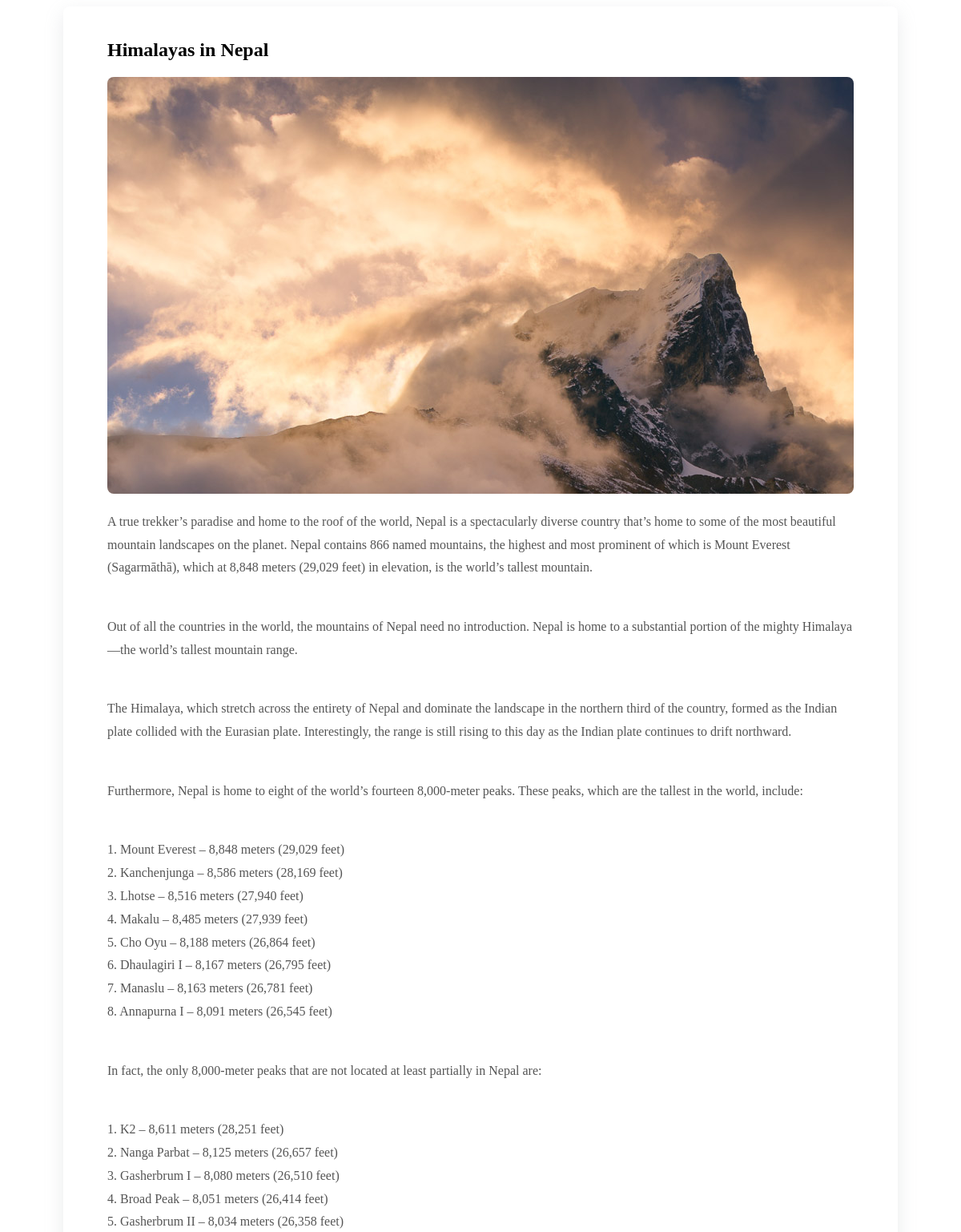
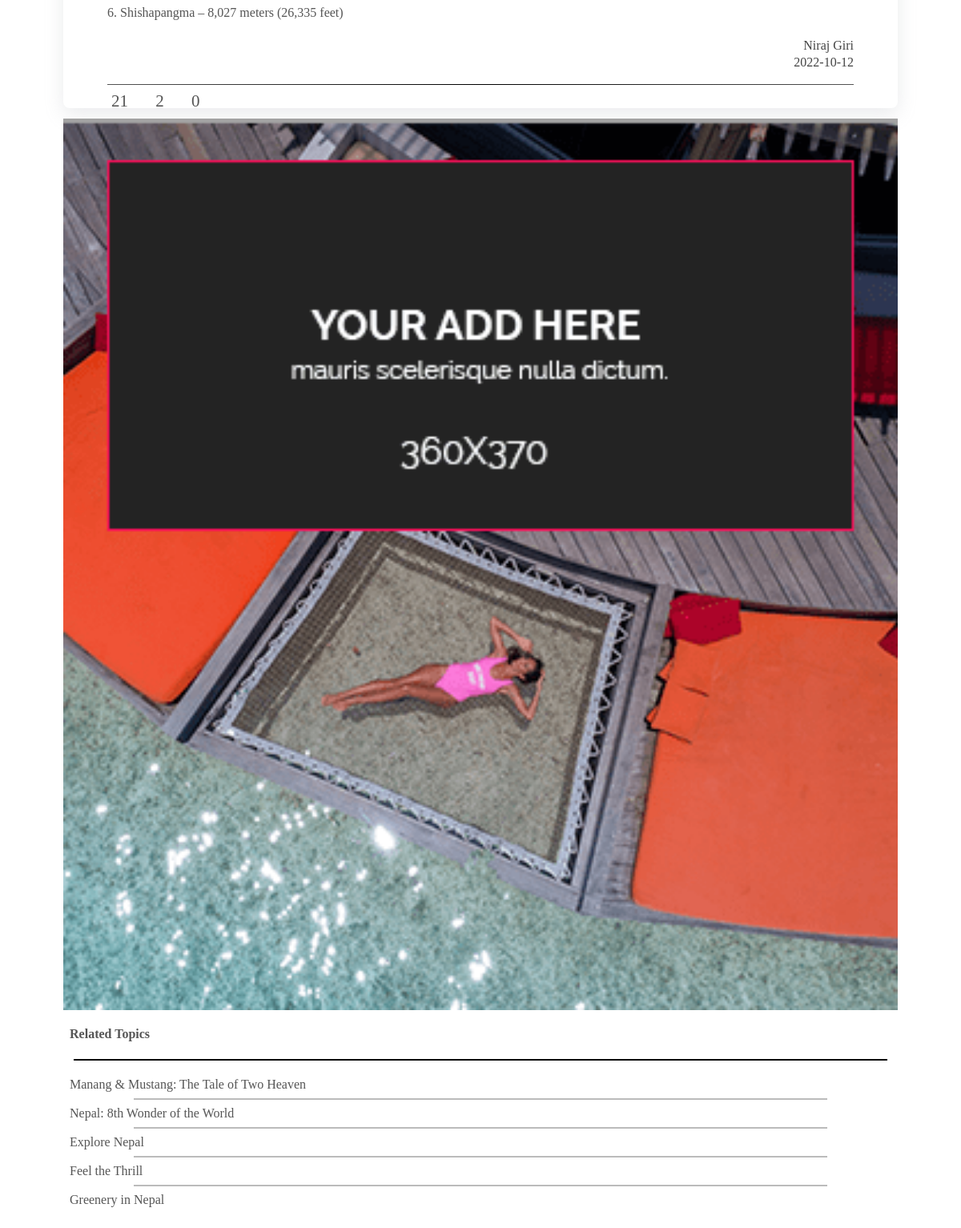
Screenshot of /blog.php?blogId=14 with the database file from the repository (2 pictures, top to bottom).
### tables this page shows
CREATE TABLE `blogtable` (
  `blogId` int(11) NOT NULL,
  `title` varchar(128) NOT NULL,
  `author` varchar(32) NOT NULL,
  `date` date NOT NULL,
  `blogcon` varchar(8096) NOT NULL,
  `img1` varchar(128) NOT NULL,
  `img2` varchar(128) DEFAULT NULL,
  `img3` varchar(128) DEFAULT NULL,
  `img4` varchar(128) DEFAULT NULL,
  `img5` varchar(128) DEFAULT NULL,
  `tag1` varchar(32) NOT NULL,
  `tag2` varchar(32) DEFAULT NULL,
  `tag3` varchar(32) DEFAULT NULL,
  `tag4` varchar(32) DEFAULT NULL,
  `tag5` varchar(32) DEFAULT NULL,
  `userViewCount` int(11) NOT NULL,
  `guestViewCount` int(11) NOT NULL,
  `reportCount` int(11) NOT NULL,
  `bookmarkCount` int(11) NOT NULL,
  `upvoteCount` int(11) NOT NULL,
  `downvoteCount` int(11) NOT NULL
);

### blog.php (the view, shortened to what this page needs)
<?php
    include "functions/connect.php";
    $id = $_GET["blogId"];
    $query = "SELECT * FROM `blogtable` WHERE `blogId` = ?";
    $stmt = $pdo->prepare($query);
    $stmt->execute([$id]);
    $row = $stmt->fetch(PDO::FETCH_ASSOC);
    if (isset($_SESSION['userId'])) {
        $isLoggedIn = true;
        $tablename = "userobj".(string)$_SESSION['userId'];
        $query = "SELECT * FROM $tablename WHERE `visitedBlog` = $id";
        $result = mysqli_query($con, $query);
        $blogRow = mysqli_fetch_assoc($result);
        if (!isset($blogRow['visitedBlog'])) {
            $query = "INSERT INTO $tablename (`visitedBlog`, `upvotedBlog`, `downvotedBlog`, `bookmarkedBlog`, `reportedBlog`) VALUES ($id, 0, 0, 0, 0)";
            mysqli_query($con, $query);
        }
    } else {
        $isLoggedIn = false;
    }
    $title = $row['title'];
    $author = $row['author'];
    $date = $row['date'];
    $blogCon = $row['blogcon'];
    $img1 = $row['img1'];
    $tag1 = $row['tag1'];
    $tag2 = $row['tag2'];
    $tag3 = $row['tag3'];
    $tag4 = $row['tag4'];
    $tag5 = $row['tag5'];
    $userViewCount = (int)$row['userViewCount'];
    $guestViewCount = (int)$row['guestViewCount'];
    $totalViewCount = $userViewCount + $guestViewCount;
    $upvoteCount = (int)$row['upvoteCount'];
    $downvoteCount = (int)$row['downvoteCount'];
    $arr = [];
    $arr1 = [];
    $arr2 = [];
    $arr3 = [];
    $arr4 = [];
    $arr5 = [];
    $relatedTopicBlogId = [];
    $query = "SELECT * FROM `blogtable` ORDER BY `blogId` DESC LIMIT 1";
    $stmt = $pdo->prepare($query);
    $stmt->execute();
    $row = $stmt->fetch(PDO::FETCH_ASSOC);
    $totalNumOfBlog = $row['blogId'];
    $i=0;
    while ($i<=$totalNumOfBlog) {
        $arr[$i] = 0;
        $i++;
    }
    $query = "SELECT * FROM `blogtable` WHERE (`tag1` = '$tag1') OR (`tag2` = '$tag1') OR (`tag3` = '$tag1') OR (`tag4` = '$tag1') OR (`tag5` = '$tag1')";
    $stmt = $pdo->prepare($query);
    $stmt->execute();
    while ($row = $stmt->fetch(PDO::FETCH_ASSOC)) $arr[$row['blogId']]++;
    $query = "SELECT * FROM `blogtable` WHERE (`tag1` = '$tag2') OR (`tag2` = '$tag2') OR (`tag3` = '$tag2') OR (`tag4` = '$tag2') OR (`tag5` = '$tag2')";
    $stmt = $pdo->prepare($query);
    $stmt->execute();
    while ($row = $stmt->fetch(PDO::FETCH_ASSOC)) $arr[$row['blogId']]++;
    $query = "SELECT * FROM `blogtable` WHERE (`tag1` = '$tag3') OR (`tag2` = '$tag3') OR (`tag3` = '$tag3') OR (`tag4` = '$tag3') OR (`tag5` = '$tag3')";
    $stmt = $pdo->prepare($query);
    $stmt->execute();
    while ($row = $stmt->fetch(PDO::FETCH_ASSOC)) $arr[$row['blogId']]++;
    $query = "SELECT * FROM `blogtable` WHERE (`tag1` = '$tag4') OR (`tag2` = '$tag4') OR (`tag3` = '$tag4') OR (`tag4` = '$tag4') OR (`tag5` = '$tag4')";
    $stmt = $pdo->prepare($query);
    $stmt->execute();
    while ($row = $stmt->fetch(PDO::FETCH_ASSOC)) $arr[$row['blogId']]++;
    $query = "SELECT * FROM `blogtable` WHERE (`tag1` = '$tag5') OR (`tag2` = '$tag5') OR (`tag3` = '$tag5') OR (`tag4` = '$tag5') OR (`tag5` = '$tag5')";
    $stmt = $pdo->prepare($query);
    $stmt->execute();
    while ($row = $stmt->fetch(PDO::FETCH_ASSOC)) $arr[$row['blogId']]++;
    for ($i=0; $i<=$totalNumOfBlog; $i++) {
        if ($arr[$i]==5) {
            array_push($arr5, $i);
        } else if ($arr[$i]==4) {
            array_push($arr4, $i);
        } else if ($arr[$i]==3) {
            array_push($arr3, $i);
        } else if ($arr[$i]==2) {
            array_push($arr2, $i);
        } else if ($arr[$i]==1) {
            array_push($arr1, $i);
        }
    }
?>
<div>
    <div class="container-fluid" style="padding: 0 6%;">
        <div class="row">
            <div class="col-12 col-lg-9 blog-container">
                <h2 class="blog-title"> <?= $title ?> </h2>
                <div class="blog-img">
                    <center>
                        <img src="<?= "img/blog-img/" . $img1 ?>" alt="thumbnail-1" class="img-fluid" max-height>
                    </center>
                </div>
                <span class="blog-content"> <?= $blogCon ?> </span>
                <div class="blog-content-end">
                    <div><?= $author ?></div>
                    <div><?= $date ?></div>
                </div>
                <hr>
                <div class="blog-container-footer">
                    <div class="stat-container-wrapper">
                        <div class="stat-container">
                            <span class="blog-stat"> <?= $totalViewCount ?> </span>
                            <?php
                                if($isLoggedIn==true) {
                                    echo "<i class='fa-solid fa-thumbs-up setCursorPointer' title='Like' id='like'></i>
                                    <span class='blog-stat' id='likevalue'> $upvoteCount </span>
                                    &nbsp;&nbsp;&nbsp;&nbsp;&nbsp;
                                    <i class='fa-solid fa-thumbs-down setCursorPointer' title='Dislike' id='dislike'></i>
                                    <span class='blog-stat' id='dislikevalue'> $downvoteCount </span>";
                                } else {
                                    echo "<i class='fa-solid fa-thumbs-up setCursorNotAllowed' title='Login to like the post'></i>
                                    <span class='blog-stat'> $upvoteCount </span>
                                    &nbsp;&nbsp;&nbsp;&nbsp;&nbsp;
                                    <i class='fa-solid fa-thumbs-down setCursorNotAllowed' title='Login to dislike the post'></i>
                                    <span class='blog-stat'> $downvoteCount </span>";
                                }
                            ?>
                        </div>
                    </div>
                    <div class="blog-options">
                    </div>
                </div>
            </div>
            <div class="col-12 col-lg-3">
                <div class="sidebar-area">
                    <div class="row">
                        <div class="col-12 col-sm-6 col-lg-12" style="margin-top: -21px;">
                            <div class="single-widget-area add-widget">
                                <div id="ad-widget">
                                    <a href="#">
                                        <img src="img/bg-img/add3.png" alt="ad" width="100%">
                                    </a>
                                </div>
                            </div>
                        </div>
                        <div class="col-12 col-sm-6 col-lg-12" style="margin-top: 8px;">
                            <div class="single-widget-area stat-widget" style="display: block;">
                                <ul class="relatedTopicUl">
                                    <li>
                                        <h4 style="margin-top: 5px;">Related Topics</h4>
                                        <hr style="border: 1px solid black; margin: 5px 5px 5px 5px; padding-bottom: 0;">
                                    </li>
                                    <?php
                                        $i = 0;
                                        $arr5count = count($arr5);
                                        for ($index=0; $index<$arr5count; $index++) {
                                            if ($i<5) if ($arr5[$index]!=$id) array_push($relatedTopicBlogId, $arr5[$index]);
                                            else break;
                                            $i++;
                                        }
                                        if ($i<5) {
                                            if ($i<5) {
                                                if ($i<5) {
                                                    $arr2count = count($arr2);
                                                    for ($index=0; $index<$arr2count; $index++) {
                                                        if ($i<5) if ($arr2[$index]!=$id) array_push($relatedTopicBlogId, $arr2[$index]);
                                                        else break;
                                                        $i++;
                                                    }
                                                    if ($i<5) {
                                                        $arr1count = count($arr1);
                                                        for ($index=0; $index<$arr1count; $index++) {
                                                            if ($i<5) if ($arr1[$index]!=$id) array_push($relatedTopicBlogId, $arr1[$index]);
                                                            else break;
                                                            $i++;
                                                        }
                                                    }
                                                }
                                            }
                                        }
                                        if ($i==0) {
                                            echo "<li></li><li>Nothing to show...</li>";
                                        } else {
                                            $numOfRelatedTopics = count($relatedTopicBlogId);
                                            for ($index=0; $index<$numOfRelatedTopics; $index++) {
                                                $query = "SELECT * FROM `blogtable` WHERE `blogId` = ?";
                                                $stmt = $pdo->prepare($query);
                                                $stmt->execute([$relatedTopicBlogId[$index]]);
                                                $row = $stmt->fetch(PDO::FETCH_ASSOC);
                                                echo "<li onclick='getBlogContent(".$relatedTopicBlogId[$index].")' class='chngBgClr'><span>".$row['title']."</span></li>";
                                                if ($index != $numOfRelatedTopics-1) {
                                                    echo "<center><hr style='border: 1px solid #bbb; width: 83%; margin: 0; padding: 0;'></center>";
                                                }
                                            }
                                        }
                                    ?>
                                </ul>
                            </div>
                        </div>
                    </div>
                </div>
            </div>
        </div>
    </div>
</div>

### blog.php (style rules this page uses)
.blog-container { border-radius: 8px; margin-bottom: 34px; box-shadow: rgba(149, 157, 165, 0.2) 0px 8px 24px; }
.blog-container hr { height: 1px; border: none; background-image: -webkit-linear-gradient(left, #555, #000, #555) !important; background-image: -moz-linear-gradient(left, #555, #000, #555) !important; background-image: -ms-linear-gradient(left, #555, #000, #555) !important; background-image: -o-linear-gradient(left, #555, #000, #555) !important; }
.blog-container p { color: #555; font-size: 16px; font-weight: 500; line-height: 1.8; }
.blog-stat { color: #555; }
.stat-container { float: left; }
.blog-options { float: right; }
.blog-container-footer { display: inline; }
.blog-img { overflow: hidden; border-radius: 8px; max-height: 520px; max-width: 100% !important; }
.blog-content-end { font-size: 16px; font-weight: 500; color: #444; text-align: end; line-height: 1.3; padding-bottom: 8px; }
.stat-widget { display: block; overflow: hidden; height: auto !important; }
.relatedTopicUl { list-style: none; padding: 0; margin: 0; }
.relatedTopicUl li { color: #555; padding: 8px; font-weight: 500; }
.relatedTopicUl li:last-child { margin-bottom: 13px; }
@media only screen and (min-width: 992px) { .blog-container { padding: 21px 55px 21px 55px; } }
@media only screen and (min-width: 992px) { .blog-stat { font-size: 21px; } }
@media only screen and (min-width: 992px) { .blog-options { margin-top: 8px; } }
@media only screen and (min-width: 992px) { .blog-container .blog-img { margin: 13px auto 21px auto; } }

### rows the page displays
blogtable: title "Himalayas in Nepal", img1 (picture), blogcon "A true trekker’s paradise and home to the roof of the world, Nepal is a spectacularly diverse country that’s home to some of the most beautiful mountain landscapes on the planet. Nepal contains 866 named mountains, the highest and most prominent of which is Mount Everest (Sagarmāthā), which at 8,848 meters (29,029 feet) in elevation, is the world’s tallest mountain. Out of all the countries in the world, the mountains of Nepal need no introduction. Nepal is home to a substantial portion of the mighty Himalaya—the world’s tallest mountain range. The Himalaya, which stretch across the entirety of Nepal and dominate the landscape in the northern third of the country, formed as the Indian plate…", author "Niraj Giri", date "2022-10-12", totalViewCount "21", upvoteCount "2", downvoteCount "0"
blogtable: title "Manang & Mustang: The Tale of Two Heaven"
blogtable: title "Nepal: 8th Wonder of the World"
blogtable: title "Explore Nepal"
blogtable: title "Feel the Thrill"
blogtable: title "Greenery in Nepal"
